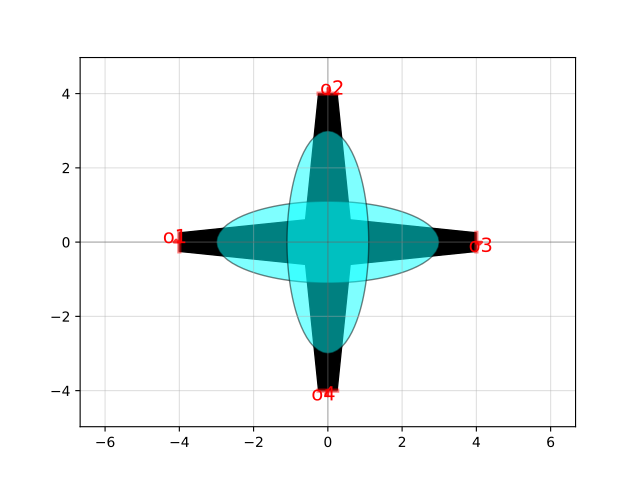

Write Python code to recreate this figure.
import gdsfactory as gf

c = gf.components.crossing()
c.plot()
